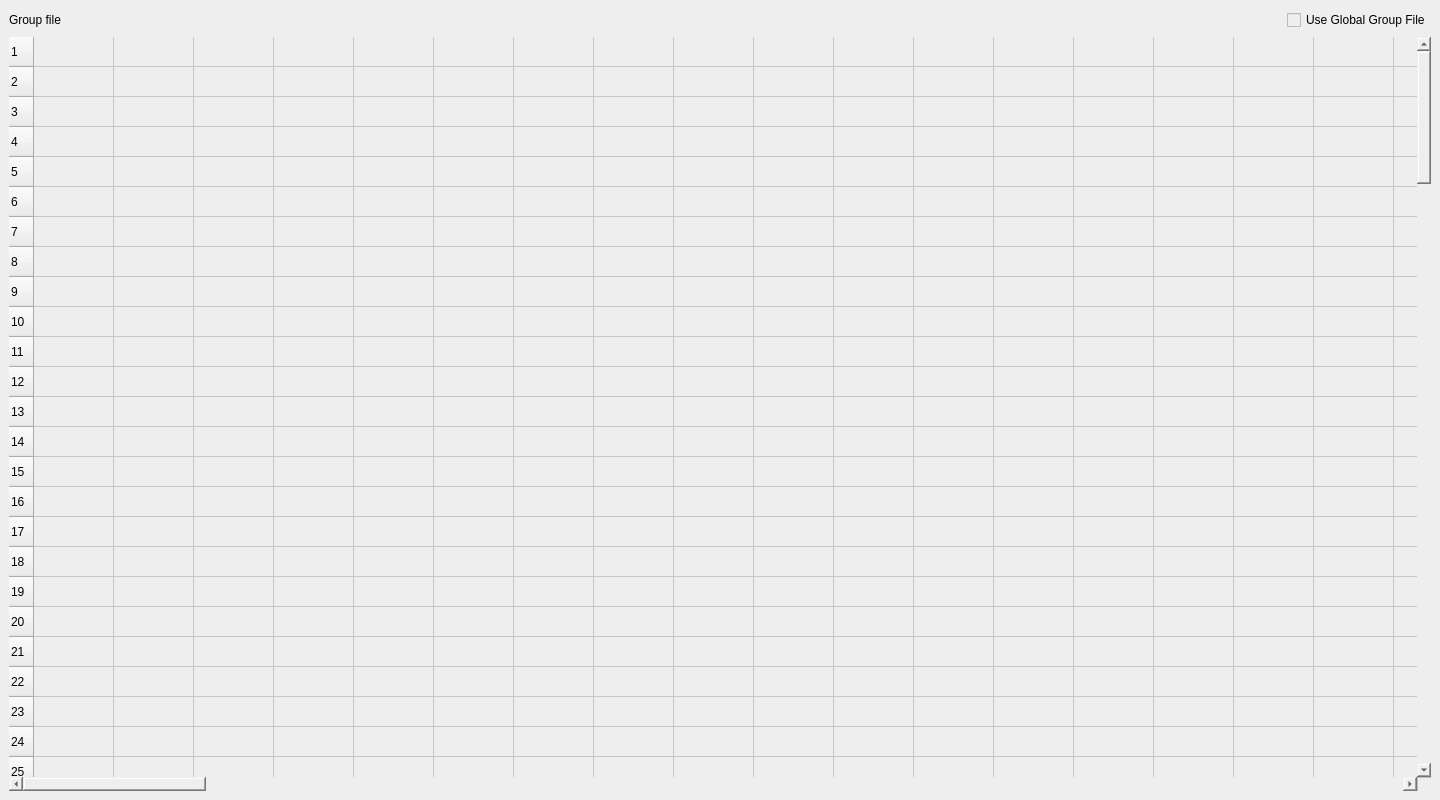
<?xml version="1.0" encoding="UTF-8"?>
<ui version="4.0">
 <class>MainWindow</class>
 <widget class="QMainWindow" name="MainWindow">
  <property name="geometry">
   <rect>
    <x>0</x>
    <y>0</y>
    <width>1440</width>
    <height>800</height>
   </rect>
  </property>
  <property name="windowTitle">
   <string>MainWindow</string>
  </property>
  <property name="styleSheet">
   <string notr="true">background-color: rgb(238, 238, 238);
</string>
  </property>
  <widget class="QWidget" name="centralwidget">
   <layout class="QGridLayout" name="gridLayout_2">
    <item row="0" column="0" colspan="2">
     <layout class="QVBoxLayout" name="verticalLayout">
      <item>
       <layout class="QGridLayout" name="gridLayout">
        <item row="1" column="0">
         <widget class="QTableWidget" name="grp2_table">
          <property name="focusPolicy">
           <enum>Qt::ClickFocus</enum>
          </property>
          <property name="styleSheet">
           <string notr="true">font: 25 14pt &quot;Roboto [GOOG]&quot;;</string>
          </property>
          <property name="frameShape">
           <enum>QFrame::NoFrame</enum>
          </property>
          <property name="frameShadow">
           <enum>QFrame::Plain</enum>
          </property>
          <property name="midLineWidth">
           <number>2</number>
          </property>
          <property name="horizontalScrollBarPolicy">
           <enum>Qt::ScrollBarAlwaysOn</enum>
          </property>
          <property name="editTriggers">
           <set>QAbstractItemView::NoEditTriggers</set>
          </property>
          <property name="selectionMode">
           <enum>QAbstractItemView::SingleSelection</enum>
          </property>
          <property name="selectionBehavior">
           <enum>QAbstractItemView::SelectItems</enum>
          </property>
          <property name="showGrid">
           <bool>true</bool>
          </property>
          <property name="gridStyle">
           <enum>Qt::SolidLine</enum>
          </property>
          <property name="rowCount">
           <number>128</number>
          </property>
          <property name="columnCount">
           <number>128</number>
          </property>
          <attribute name="horizontalHeaderVisible">
           <bool>false</bool>
          </attribute>
          <attribute name="horizontalHeaderDefaultSectionSize">
           <number>80</number>
          </attribute>
          <attribute name="horizontalHeaderMinimumSectionSize">
           <number>80</number>
          </attribute>
          <attribute name="verticalHeaderVisible">
           <bool>true</bool>
          </attribute>
          <attribute name="verticalHeaderMinimumSectionSize">
           <number>30</number>
          </attribute>
          <row/>
          <row/>
          <row/>
          <row/>
          <row/>
          <row/>
          <row/>
          <row/>
          <row/>
          <row/>
          <row/>
          <row/>
          <row/>
          <row/>
          <row/>
          <row/>
          <row/>
          <row/>
          <row/>
          <row/>
          <row/>
          <row/>
          <row/>
          <row/>
          <row/>
          <row/>
          <row/>
          <row/>
          <row/>
          <row/>
          <row/>
          <row/>
          <row/>
          <row/>
          <row/>
          <row/>
          <row/>
          <row/>
          <row/>
          <row/>
          <row/>
          <row/>
          <row/>
          <row/>
          <row/>
          <row/>
          <row/>
          <row/>
          <row/>
          <row/>
          <row/>
          <row/>
          <row/>
          <row/>
          <row/>
          <row/>
          <row/>
          <row/>
          <row/>
          <row/>
          <row/>
          <row/>
          <row/>
          <row/>
          <row/>
          <row/>
          <row/>
          <row/>
          <row/>
          <row/>
          <row/>
          <row/>
          <row/>
          <row/>
          <row/>
          <row/>
          <row/>
          <row/>
          <row/>
          <row/>
          <row/>
          <row/>
          <row/>
          <row/>
          <row/>
          <row/>
          <row/>
          <row/>
          <row/>
          <row/>
          <row/>
          <row/>
          <row/>
          <row/>
          <row/>
          <row/>
          <row/>
          <row/>
          <row/>
          <row/>
          <row/>
          <row/>
          <row/>
          <row/>
          <row/>
          <row/>
          <row/>
          <row/>
          <row/>
          <row/>
          <row/>
          <row/>
          <row/>
          <row/>
          <row/>
          <row/>
          <row/>
          <row/>
          <row/>
          <row/>
          <row/>
          <row/>
          <row/>
          <row/>
          <row/>
          <row/>
          <row/>
          <row/>
          <column/>
          <column/>
          <column/>
          <column/>
          <column/>
          <column/>
          <column/>
          <column/>
          <column/>
          <column/>
          <column/>
          <column/>
          <column/>
          <column/>
          <column/>
          <column/>
          <column/>
          <column/>
          <column/>
          <column/>
          <column/>
          <column/>
          <column/>
          <column/>
          <column/>
          <column/>
          <column/>
          <column/>
          <column/>
          <column/>
          <column/>
          <column/>
          <column/>
          <column/>
          <column/>
          <column/>
          <column/>
          <column/>
          <column/>
          <column/>
          <column/>
          <column/>
          <column/>
          <column/>
          <column/>
          <column/>
          <column/>
          <column/>
          <column/>
          <column/>
          <column/>
          <column/>
          <column/>
          <column/>
          <column/>
          <column/>
          <column/>
          <column/>
          <column/>
          <column/>
          <column/>
          <column/>
          <column/>
          <column/>
          <column/>
          <column/>
          <column/>
          <column/>
          <column/>
          <column/>
          <column/>
          <column/>
          <column/>
          <column/>
          <column/>
          <column/>
          <column/>
          <column/>
          <column/>
          <column/>
          <column/>
          <column/>
          <column/>
          <column/>
          <column/>
          <column/>
          <column/>
          <column/>
          <column/>
          <column/>
          <column/>
          <column/>
          <column/>
          <column/>
          <column/>
          <column/>
          <column/>
          <column/>
          <column/>
          <column/>
          <column/>
          <column/>
          <column/>
          <column/>
          <column/>
          <column/>
          <column/>
          <column/>
          <column/>
          <column/>
          <column/>
          <column/>
          <column/>
          <column/>
          <column/>
          <column/>
          <column/>
          <column/>
          <column/>
          <column/>
          <column/>
          <column/>
          <column/>
          <column/>
          <column/>
          <column/>
          <column/>
          <column/>
         </widget>
        </item>
        <item row="0" column="0">
         <layout class="QHBoxLayout" name="horizontalLayout">
          <item>
           <widget class="QLabel" name="label">
            <property name="minimumSize">
             <size>
              <width>81</width>
              <height>22</height>
             </size>
            </property>
            <property name="maximumSize">
             <size>
              <width>81</width>
              <height>22</height>
             </size>
            </property>
            <property name="styleSheet">
             <string notr="true">font: 14pt &quot;Roboto Condensed&quot;;
</string>
            </property>
            <property name="text">
             <string>Group file</string>
            </property>
           </widget>
          </item>
          <item>
           <spacer name="horizontalSpacer">
            <property name="orientation">
             <enum>Qt::Horizontal</enum>
            </property>
            <property name="sizeHint" stdset="0">
             <size>
              <width>40</width>
              <height>20</height>
             </size>
            </property>
           </spacer>
          </item>
          <item>
           <widget class="QCheckBox" name="checkBox">
            <property name="styleSheet">
             <string notr="true">font: 75 12pt &quot;Roboto [GOOG]&quot;;
color: rgb(0, 0, 0);</string>
            </property>
            <property name="text">
             <string>Use Global Group File</string>
            </property>
           </widget>
          </item>
         </layout>
        </item>
       </layout>
      </item>
     </layout>
    </item>
   </layout>
  </widget>
 </widget>
 <resources>
  <include location="resource.qrc"/>
 </resources>
 <connections/>
</ui>
